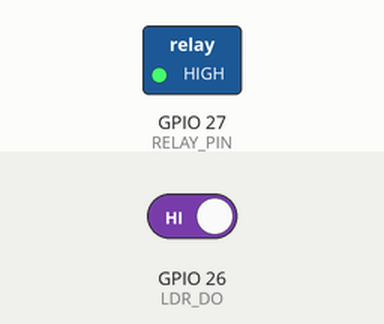
Recording of a sketch running on a simulated ESP32. On the bench: switched loads named in the sketch (green lamp = pin HIGH). The test bench sets the inputs (shaded band); at power-on: GPIO 26 (LDR_DO) HIGH. WiFi joins after 1.5 s; servers stay silent unless stated; what the sketch prints to the serial monitor is not drawn.

Above: at 2.7 s.
2.8 s: GPIO 26 (LDR_DO) driven LOW
At 3.7 s:
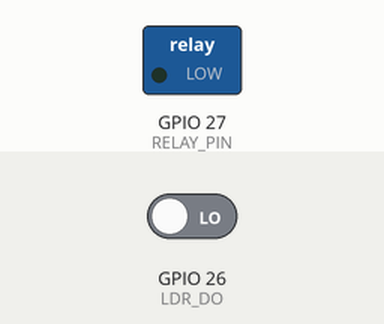
4.5 s: GPIO 26 (LDR_DO) driven HIGH
At 4.9 s:
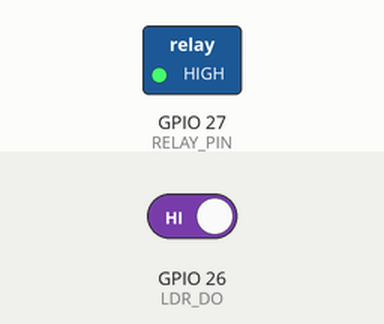
Timing chart, 0 to 7.5 s (numbered marks = the images above; inputs shaded):
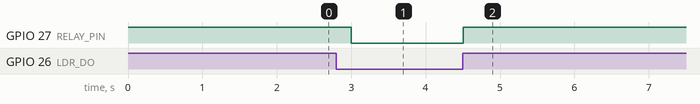

Measured:
- after the input at 2.8 s, GPIO 27 (RELAY_PIN): HIGH → LOW after 0.20 s
- after the input at 4.5 s, GPIO 27 (RELAY_PIN): LOW → HIGH at once

The sketch:

photoresistor_thingspeak_relay.ino
```cpp
#include <WiFi.h>
#include <HTTPClient.h>

#define LDR_DO    26
#define RELAY_PIN 27

const char* ssid     = "Redmi Note 13 5G";
const char* password = "12345678";

String apiKey    = "JVQ00L4X1GG92OEC";
unsigned long lastUpload = 0;

void setup() {
  Serial.begin(9600);
  pinMode(LDR_DO, INPUT);
  pinMode(RELAY_PIN, OUTPUT);
  digitalWrite(RELAY_PIN, HIGH);

  WiFi.begin(ssid, password);
  Serial.print("Connecting");
  while (WiFi.status() != WL_CONNECTED) {
    delay(500);
    Serial.print(".");
  }
  Serial.println("\nConnected!");
}

void sendToThingSpeak(int lightStatus, int relayState) {
  HTTPClient http;
  String url = "http://api.thingspeak.com/update?api_key="
               + apiKey
               + "&field1=" + String(lightStatus)
               + "&field2=" + String(relayState);  // added field2
  http.begin(url);
  http.GET();
  http.end();
  Serial.println("ThingSpeak updated!");
}

void loop() {
  int dark = digitalRead(LDR_DO);
  int relayState = 0;

  if (dark == LOW) {
    digitalWrite(RELAY_PIN, LOW);   // light ON
    relayState = 1;
    Serial.println("DARK — Light ON!");
  } else {
    digitalWrite(RELAY_PIN, HIGH);  // light OFF
    relayState = 0;
    Serial.println("BRIGHT — Light OFF!");
  }

  if (millis() - lastUpload > 15000) {
    sendToThingSpeak(dark, relayState);
    lastUpload = millis();
  }

  delay(500);
}
```
